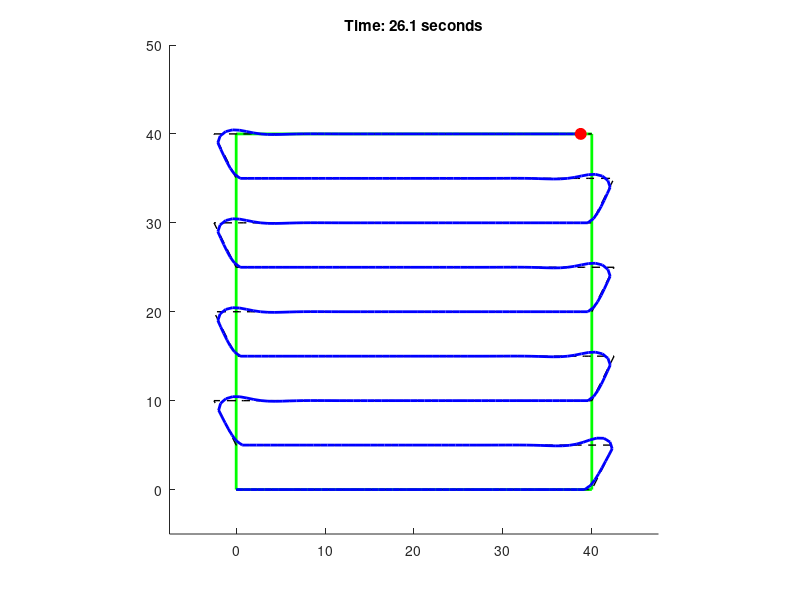

MATLAB code for this plot:

clc; clear; close all;

% Tractor details

 a1 = 0.15; a2 = 0.08;
 t1 = 0.06; t2 = 0.04;
 D = 4*0.2; d = 4*0.1; b = 4*0.10;

%% Parameters
L = 2.5;                      % Wheelbase (meters)
l=L;
v = 16.0;                      % Constant forward speed (m/s)
dt = 0.05;                    % Simulation time step (seconds)
lookahead = 2.0;              % Lookahead distance for pure pursuit (meters)
swath_width =5;              % Width between swaths (meters)
num_swaths = 9;               % Input Number of swaths to cover here
field_length = 40;            % Length of the field (meters)
turn_radius = swath_width / 2; % Radius of U-turn arcs (meters)

%% Generate complete path (straight swaths + outward U-turns on correct side)
path = [];
for i = 1:num_swaths
    y_swath = (i-1) * swath_width;
    
    % Straight swath segment
    if mod(i, 2) == 1
        % Odd swath: left to right
        x_straight = linspace(0, field_length, 100);
    else
        % Even swath: right to left
        x_straight = linspace(field_length, 0, 100);
    end
    y_straight = y_swath * ones(size(x_straight));
    path = [path [x_straight; y_straight]];
    % Add outward U-turn if not last swath
    if i < num_swaths
        if mod(i, 2) == 1
            % Odd swath end: turn center outside right edge
            cx = field_length + turn_radius;
            cy = y_swath + swath_width/2;
            % Half circle from bottom to top (angle from -90 to 90 degrees)
            theta = linspace(pi/2, pi/2, 50);
        else
            % Even swath end: turn center outside left edge
            cx = -turn_radius;
            cy = y_swath + swath_width/2;
            % Half circle from top to bottom (angle from 90 to 270 degrees)
            theta = linspace(pi/2, pi/2, 50);
        end
        
        x_turn = cx + turn_radius*cos(theta);
        y_turn = cy + turn_radius*sin(theta);
        path = [path [x_turn; y_turn]];
    end
end

%% Initial tractor state (start at beginning of swath 1)
x = 0; 
y = 0; 
theta = 0;  % Facing along positive x-axis
traj = [x; y];

idx = 1;  % Index of current lookahead target point on path
THETA=zeros(size(path, 2),1);
phi=zeros(size(path, 2),1);

%% Simulation loop
  count =1;
figure('Name','Tractor Swath Tracking with Proper Outward U-Turns');
while true
    if idx >= size(path, 2)
        v=0;  % Finished path (Like manually switching off diesel power)
        break;
    end
  
    % Find pursuit target point on path
    while idx < size(path, 2)
        dx = path(1, idx) - x;
        dy = path(2, idx) - y;
        if hypot(dx, dy) > lookahead
            break;
        end
        idx = idx + 1;
    end

    target = path(:, idx);
    dx = target(1) - x;
    dy = target(2) - y;
    
    %  steering angle calculation
    local_x = cos(theta)*dx + sin(theta)*dy;
    local_y = -sin(theta)*dx + cos(theta)*dy;
    alpha = atan2(local_y, local_x);
    steer = atan2(2*L*sin(alpha)/lookahead, 1);
    
    % Tractor model kinematics update
    x = x + v*cos(theta)*dt;
    y = y + v*sin(theta)*dt;
    theta = theta + v/L * tan(steer) * dt;
    THETA(count)=theta;
    phi(count)=steer;
    X(count)=x;
    Y(count)=y;
    traj = [traj [x; y]];
    
    % Plot field boundary and path
    clf; hold on; axis equal;
    plot([0, field_length, field_length, 0, 0], [0, 0, swath_width*(num_swaths-1), swath_width*(num_swaths-1), 0], 'g-', 'LineWidth', 2);
    plot(path(1, :), path(2, :), 'k--', 'LineWidth', 1);   % Planned path
    % Plot tractor trajectory so far
    plot(traj(1, :), traj(2, :), 'b-', 'LineWidth', 2);
    
    % Draw tractor position as a red circle
    plot(x, y, 'ro', 'MarkerFaceColor', 'r', 'MarkerSize', 8);
    
    % Display current time
    title(sprintf('Time: %.1f seconds', dt*(size(traj,2)-1)));
    
    % Axis limits with margin
    margin = 5;
    xlim([-turn_radius - margin, field_length + turn_radius + margin]);
    ylim([-margin, swath_width*num_swaths + margin]);
    
    drawnow;
    count=count+1;
end
% %% Animation
% veh_box = 2*[-b,b,b,l,l,b,b,-b,-b;-D,-D,-d,-d,d,d,D,D,-D];
% wheel_s =[-a2,a2,a2,-a2,-a2;-t2/2,-t2/2,t2/2,t2/2,-t2/2];
% wheel_b =[-a1,a1,a1,-a1,-a1;-t1/2,-t1/2,t1/2,t1/2,-t1/2];
% 
% for i = 1:7:length(X)
% %      elapsed_time = time(i);  % Get elapsed time in seconds
% 
%     psi = THETA(i); 
%     R = [cos(psi),-sin(psi);sin(psi),cos(psi)];
%     v_m = R*veh_box;
%     w_m3 = R*(wheel_b+[0;D+t1/2]);
%     w_m4 = R*(wheel_b+[0;-D-t1/2]);
%     R1 = [cos(phi(i)),-sin(phi(i));sin(phi(i)),cos(phi(i))];
% 
%     w_m1 = R*(R1*wheel_s+[l;d+t2/2]);
%     w_m2 = R*(R1*wheel_s+[l;-d-t2/2]);
%     fill(v_m(1,:)+X(i),v_m(2,:)+Y(i),'y');
%     hold on
%     fill(w_m1(1,:)+X(i),w_m1(2,:)+Y(i),'r');
%     fill(w_m2(1,:)+X(i),w_m2(2,:)+Y(i),'r');
%     fill(w_m3(1,:)+X(i),w_m3(2,:)+Y(i),'g');
%     fill(w_m4(1,:)+X(i),w_m4(2,:)+Y(i),'g');
%     plot(X(1:i),Y(1:i),'r','LineWidth',2)
%    
% %     title(sprintf('Agrobot parallel swath tracking: %.2f seconds', elapsed_time),'Interpreter','latex','FontSize',12);
%     set(gca, 'fontsize', 14)
%     set(gca, 'TickLabelInterpreter','latex');
%     set(gca, 'FontSize', 16); set(gcf,'color','w'); grid on; box on;
%     
%     xmin = min(X) - 5;
%     xmax = max(X) + 5;
%     ymin = min(Y) - 5;
%     ymax = max(Y) + 7;
%     axis([ xmin xmax ymin ymax])
%     %axis equal
%     grid on
%     xlabel('x,[m]')
%     ylabel('y,[m]');
%     pause(0.01)
%     hold on;
%      
% end
